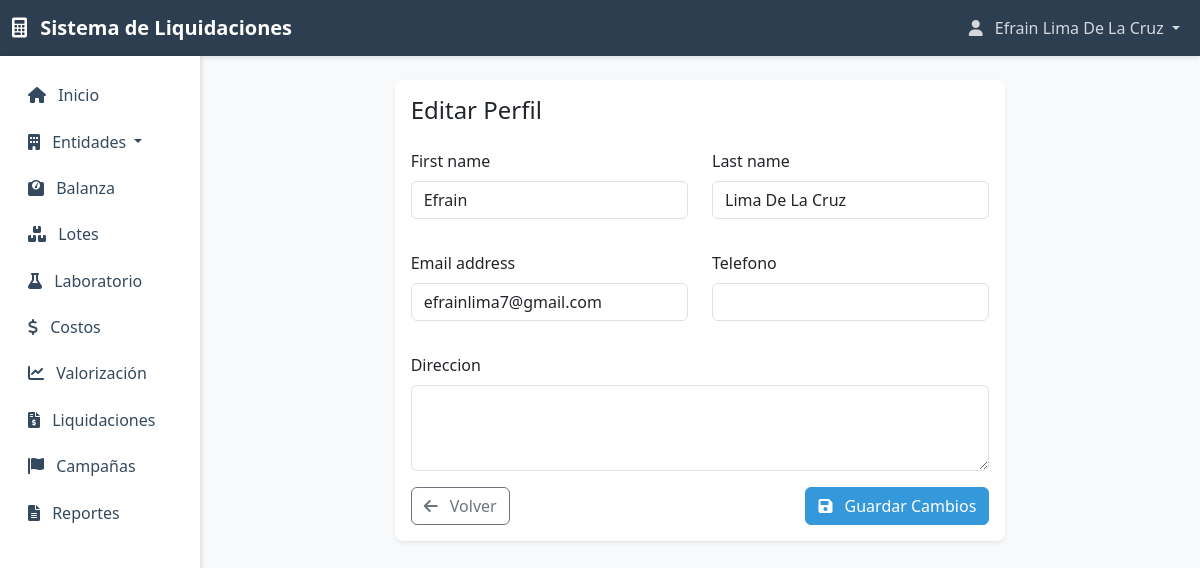
The app's page /perfil/editar/ (signed in), older data.
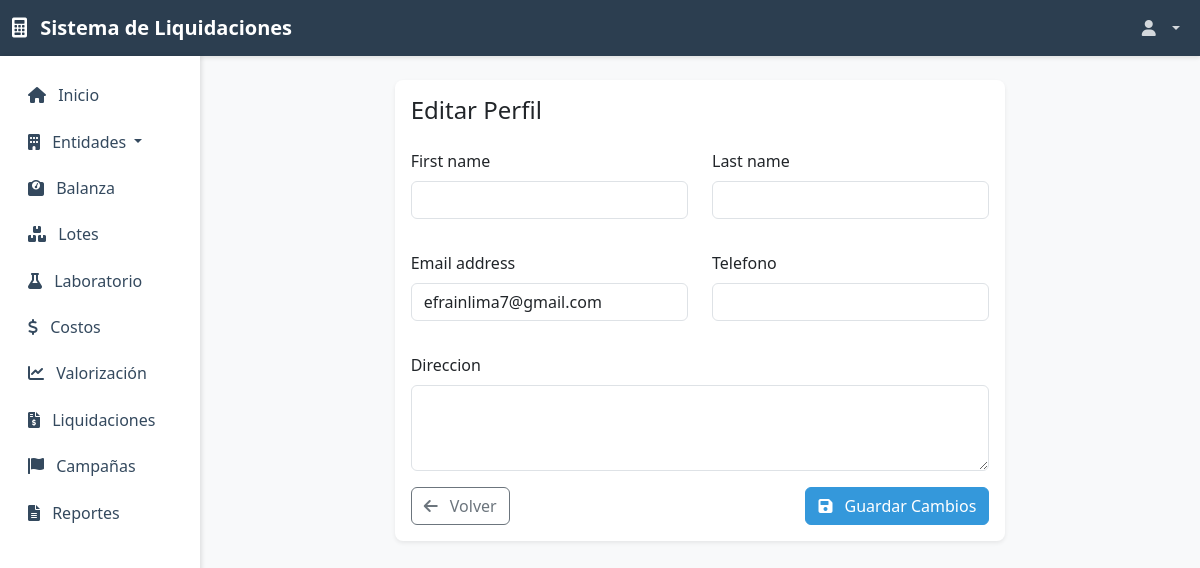
The same page, newer data.
### usuarios/models.py (models this page shows, shortened)
class Usuario(AbstractUser):
    ROLES = (
        ('planta', 'Planta'),
        ('laboratorio', 'Laboratorio'),
        ('comercial', 'Comercial'),
        ('administrador', 'Administrador'),
    )
    rol = models.CharField(max_length=20, choices=ROLES, default='planta')
    telefono = models.CharField(max_length=15, blank=True, null=True)
    direccion = models.TextField(blank=True, null=True)
    groups = models.ManyToManyField(
        'auth.Group',
        related_name='usuario_set',
        blank=True,
        help_text='The groups this user belongs to. A user will get all permissions granted to each of their groups.',
        verbose_name='groups',
    )
    user_permissions = models.ManyToManyField(
        'auth.Permission',
        related_name='usuario_set',
        blank=True,
        help_text='Specific permissions for this user.',
        verbose_name='user permissions',
    )
    class Meta:
        verbose_name = 'Usuario'
        verbose_name_plural = 'Usuarios'

### usuarios/views.py (the view)
# urls.py: path('perfil/editar/', views.editar_perfil, name='editar_perfil'),
@login_required
def editar_perfil(request):
    if request.method == 'POST':
        form = UsuarioForm(request.POST, instance=request.user)
        if form.is_valid():
            form.save()
            messages.success(request, 'Perfil actualizado correctamente.')
            return redirect('perfil')
    else:
        form = UsuarioForm(instance=request.user)
    return render(request, 'usuarios/editar_perfil.html', {'form': form})

### usuarios/forms.py
class UsuarioForm(forms.ModelForm):
    class Meta:
        model = Usuario
        fields = ['first_name', 'last_name', 'email', 'telefono', 'direccion']
        widgets = {
            'first_name': forms.TextInput(attrs={'class': 'form-control'}),
            'last_name': forms.TextInput(attrs={'class': 'form-control'}),
            'email': forms.EmailInput(attrs={'class': 'form-control'}),
            'telefono': forms.TextInput(attrs={'class': 'form-control'}),
            'direccion': forms.Textarea(attrs={'class': 'form-control', 'rows': 3}),
        }

### templates/usuarios/editar_perfil.html (shortened to what this page needs)
{% extends 'base.html' %}
{% load crispy_forms_tags %}
{% block content %}
<div class="container-fluid py-4">
    <div class="row justify-content-center">
        <div class="col-md-8">
            <div class="card border-0 shadow-sm">
                <div class="card-body">
                    <h4 class="card-title mb-4">Editar Perfil</h4>
                    <form method="post" novalidate>
                        <div class="row">
                            <div class="col-md-6 mb-3">
                                {{ form.first_name|as_crispy_field }}
                            </div>
                            <div class="col-md-6 mb-3">
                                {{ form.last_name|as_crispy_field }}
                            </div>
                        </div>
                        <div class="row">
                            <div class="col-md-6 mb-3">
                                {{ form.email|as_crispy_field }}
                            </div>
                            <div class="col-md-6 mb-3">
                                {{ form.telefono|as_crispy_field }}
                            </div>
                        </div>
                        <div class="mb-3">
                            {{ form.direccion|as_crispy_field }}
                        </div>
                        <div class="d-flex justify-content-between align-items-center">
                            <a href="{% url 'perfil' %}" class="btn btn-outline-secondary">
                                <i class="fas fa-arrow-left me-2"></i>
                                Volver
                            </a>
                            <button type="submit" class="btn btn-primary">
                                <i class="fas fa-save me-2"></i>
                                Guardar Cambios
                            </button>
                        </div>
                    </form>
                </div>
            </div>
        </div>
    </div>
</div>
{% endblock %}

### templates/base.html (shortened to what the changed rows need)
<!DOCTYPE html>
<html lang="es">
<head>
    <link href="https://cdn.jsdelivr.net/npm/bootstrap@5.3.0/dist/css/bootstrap.min.css" rel="stylesheet">
    <link href="https://cdnjs.cloudflare.com/ajax/libs/font-awesome/6.0.0/css/all.min.css" rel="stylesheet">
</head>
<body>
    <nav class="navbar navbar-expand-lg navbar-dark">
        <div class="container-fluid">
            <div class="collapse navbar-collapse" id="navbarNav">
                <ul class="navbar-nav ms-auto mb-2 mb-lg-0">
                    {% if user.is_authenticated %}
                    <li class="nav-item dropdown d-none d-lg-block">
                        <a class="nav-link dropdown-toggle" href="#" id="userDropdownDesktop" role="button" data-bs-toggle="dropdown">
                            <i class="fas fa-user me-2"></i>
                            {{ user.get_full_name }}
                        </a>
                    </li>
                    {% else %}
                    <li class="nav-item">
                        <a class="nav-link" href="{% url 'login' %}">Iniciar Sesión</a>
                    </li>
                    {% endif %}
                </ul>
            </div>
        </div>
    </nav>
    <div class="container-fluid">
        <div class="row">
            <main class="{% if user.is_authenticated %}col-md-9 ms-sm-auto col-lg-10 px-md-4{% else %}col-12{% endif %}">
                {% block content %}{% endblock %}
            </main>
        </div>
    </div>
</body>
</html>

Row changes from the older to the newer data that the page shows:
changed Usuario "efrainlima7@gmail.com": first_name "Efrain" → (not shown); last_name "Lima De La Cruz" → (not shown); get_full_name "Efrain Lima De La Cruz" → (not shown)
